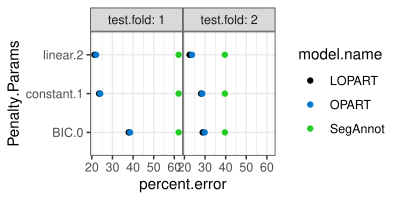

The script that saved this image:
source("packages.R")

err.dt <- data.table(
  csv=Sys.glob("figure-sequence-cv-data/*.csv")
)[, data.table::fread(
  csv,
  colClasses=list(character=5)
), by=csv]
err.dt[model.name=="LOPART" & set=="train", table(errors)]
err.dt[model.name=="LOPART" & set=="train" & 0<errors, .(
  csv, test.fold, set, penalty, fp, fn)]

fn.dt <- err.dt[set=="test", .(
  fn=possible.fn[1]
), by=.(sequenceID, test.fold)]

SegAnnot.compare <- err.dt[
  set=="test" & model.name=="LOPART",
  .SD[which.min(errors)],
  by=.(sequenceID, test.fold)]
## segannot always has FN = possible.fn and FP=0, so how often are we
## better on one or both axes?
SegAnnot.compare[, fewer.FN := possible.fn-fn]
SegAnnot.compare[, table(fp, fewer.FN)]
SegAnnot.compare[, table(fewer.FN>fp)]

SegAnnot.compare.counts <- SegAnnot.compare[, .(
  test.sets=.N
), by=.(fewer.FN, fp)]
SegAnnot.compare.counts[, .(
  test.sets=sum(test.sets)
), by=.(same = fp==fewer.FN)]
my.title <- ggtitle("Best penalty")
scale.fill <- scale_fill_gradient(
  "log10(seqs)",
  low="white",
  high="violet")
gg <- ggplot()+
  ##ggtitle("LOPART is more accurate than SegAnnot")+
  my.title+
  geom_abline(aes(
    slope=slope, intercept=intercept, color=test.errors),
    data=data.table(slope=1, intercept=0, test.errors="equal"))+
  scale_color_manual(values=c(equal="grey"), guide=FALSE)+
  geom_tile(aes(
    fewer.FN, fp, fill=log10(test.sets)),
    alpha=0.8,
    data=SegAnnot.compare.counts)+
  geom_text(aes(
    fewer.FN, fp, label=test.sets),
    data=SegAnnot.compare.counts)+
  scale.fill+
  coord_equal()+
  theme_bw()+
  scale_x_continuous(
    "Number of LOPART true positive labels
(SegAnnot always has true positives=0)")+
  scale_y_continuous(
    "Number of LOPART
false positive labels
(SegAnnot always has
false positives=0)")
pdf("figure-sequence-cv-SegAnnot.pdf", width=5, height=2.3)
print(gg)
dev.off()

total.dt <- dcast(
  data.table(data.frame(err.dt)),
  sequenceID + test.fold + model.name + penalty ~ set,
  value.var="errors")
total.dt[, train.test := test+train]
total.min <- total.dt[, .SD[
  which.min(train.test)], by=.(sequenceID, test.fold, model.name)]
total.min.wide <- dcast(
  total.min,
  sequenceID + test.fold ~ model.name,
  value.var=c("test", "train", "train.test"))
total.min.wide[, diff := train.test_OPART-train.test_LOPART]
total.min.wide[, .(
  prob.folds=.N
), keyby=.(diff)]
total.min.wide[diff<0]
total.min.wide[, train.test.diff := train.test_OPART - train.test_LOPART]
mytab <- function(dt, col.name){
  errors <- dt[, .(
    count=.N,
    percent=100*.N/nrow(dt)
  ), by=col.name]
  is.zero <- errors[[col.name]] == 0
  nonzero <- errors[!is.zero]
  sum.wide <- data.table(
    sum.count=sum(errors$count),
    zero.count=errors$count[is.zero],
    nonzero.count=sum(nonzero$count),
    nonzero.min=min(nonzero[[col.name]]),
    nonzero.max=max(nonzero[[col.name]]))
  sum.tall <- melt(sum.wide, measure.vars=names(sum.wide))
  sum.tall[grepl("count", variable), percent := 100*value/nrow(dt) ]
  list(
    errors=errors,
    summary=sum.tall)
}
mytab(total.min.wide, "train_OPART")

total.min.wide[, test.diff := test_OPART-test_LOPART]
mytab(total.min.wide, "test.diff")

train.test.counts <- total.min.wide[, .(
  splits=.N
), by=.(train_OPART, test.diff)]
gg <- ggplot()+
  ##ggtitle("LOPART is more accurate\nthan OPART")+
  my.title+
  geom_hline(yintercept=0, color="grey")+
  geom_vline(xintercept=0, color="grey")+
  geom_tile(aes(
    train_OPART, test.diff, fill=log10(splits)),
    alpha=0.8,
    data=train.test.counts)+
  geom_text(aes(
    train_OPART, test.diff, label=splits),
    data=train.test.counts)+
  scale.fill+
  coord_equal()+
  theme_bw()+
  scale_x_continuous(
    "OPART train label errors
(LOPART is always=0)")+
  scale_y_continuous(
    "Test label error difference
(OPART-LOPART)")
pdf("figure-sequence-cv-OPART.pdf", width=3, height=2.3)
print(gg)
dev.off()

err.dt[, log.penalty := log(penalty)]
err.dt[, min.log.lambda := log.penalty + c(
  -Inf, -diff(log.penalty)/2
), by=.(
  model.name, test.fold, set, sequenceID)]
err.dt[, max.log.lambda := c(
  min.log.lambda[-1], Inf
), by=.(
  model.name, test.fold, set, sequenceID)]
err.test <- err.dt[set=="test"]

err.train <- err.dt[set=="train" & model.name=="OPART"]

feature.dt <- data.table::fread(
  "data-for-LOPART-signals.csv.gz"
)[, .(
  log.log.data=log(log(.N))
), by=sequenceID]
feature.mat <- feature.dt[, matrix(
  log.log.data,
  ncol=1,
  dimnames=list(sequenceID=sequenceID, feature="log.log.data"))]

pred.dt <- err.train[, {
  best.penalty <- .SD[, .(
    train.errors=sum(errors)
  ), by=penalty][which.min(train.errors)]
  target.dt <- penaltyLearning::targetIntervals(.SD, "sequenceID")
  target.mat <- target.dt[
    rownames(feature.mat),
    cbind(min.log.lambda, max.log.lambda),
    on="sequenceID"]
  keep <- -Inf < target.mat[, 1] | target.mat[,2] < Inf
  fit <- penaltyLearning::IntervalRegressionUnregularized(
    feature.mat[keep, , drop=FALSE], target.mat[keep, ])
  print(fit)
  rbind(
    data.table(
      sequenceID=rownames(feature.mat),
      Penalty="constant",
      Parameters=1,
      pred.log.lambda=log(best.penalty$penalty)),
    data.table(
      sequenceID=rownames(feature.mat),
      Penalty="BIC",
      Parameters=0,
      pred.log.lambda=as.numeric(feature.mat)),
    data.table(
      sequenceID=rownames(feature.mat),
      Penalty="linear",
      Parameters=2,
      pred.log.lambda=as.numeric(fit$predict(feature.mat))))
}, by=test.fold]

auc.dt <- err.test[, {
  select.dt <- data.table(test.fold)
  pred.fold <- pred.dt[select.dt, on="test.fold"]
  model.dt <- .SD[order(sequenceID, min.log.lambda)]
  pred.fold[, {
    roc.list <- penaltyLearning::ROChange(
      model.dt,
      .SD[select.dt, on="test.fold"],
      problem.vars="sequenceID")
    with(roc.list, data.table(
      roc=list(roc), auc,
      thresholds[threshold=="predicted"]))
  }, by=.(Penalty, Parameters)]
}, by=.(test.fold, model.name)]

roc.dt <- auc.dt[, data.table(
  roc[[1]]
), by=.(test.fold, model.name, Penalty, Parameters)]
possible.dt <- unique(auc.dt[, .(
  test.fold, possible.fp, possible.fn)])
pred.point.dt <- rbind(
  auc.dt[model.name=="LOPART", data.table(
    FPR=0, TPR=0, fp=0, tp=0, auc=NA, labels,
    model.name="SegAnnot", test.fold, Penalty, Parameters
  )],
  auc.dt[, .(
    FPR, TPR, fp, tp, auc, labels,
    model.name, test.fold, Penalty, Parameters
  )]
)[possible.dt, on=.(test.fold)]
algo.colors <- c(
  OPART="#0077CC",
  LOPART="black",
  SegAnnot="#22CC22")
gg <- ggplot()+
  theme_bw()+
  scale_color_manual(values=algo.colors)+
  scale_size_manual(values=c(
    LOPART=1.5,
    OPART=1))+
  directlabels::geom_dl(aes(
    FPR, TPR,
    color=model.name,
    label=paste0(model.name, ifelse(is.na(auc), "", sprintf(
      " AUC=%.3f", auc
    )))),
    method=list(
      cex=0.8,
      directlabels::polygon.method(
        "right",
        offset.cm=0.5,
        padding.cm=0.05)),
    data=pred.point.dt)+
  geom_path(aes(
    FPR, TPR,
    color=model.name,
    size=model.name,
    group=paste(model.name, test.fold)),
    data=roc.dt)+
  geom_point(aes(
    FPR, TPR,
    color=model.name),
    size=3,
    shape=21,
    fill="white",
    data=pred.point.dt)+
  theme(
    panel.spacing=grid::unit(0, "lines"),
    legend.position="none"
  )+
  facet_grid(test.fold ~ Penalty + Parameters, labeller=label_both)+
  coord_equal()+
  scale_x_continuous(
    "False Positive Rate (test set labels)",
    breaks=c(0, 0.5, 1),
    labels=c("0", "0.5", "1"))+
  scale_y_continuous(
    "True Positive Rate (test set labels)",
    breaks=c(0, 0.5, 1),
    labels=c("0", "0.5", "1"))
##print(gg)
expansion <- 2.5
pdf("figure-sequence-cv-roc.pdf", width=3*expansion, height=2*expansion)
print(gg)
dev.off()

auc.wide <- dcast(
  auc.dt,
  test.fold + Parameters + Penalty ~ model.name,
  value.var = "auc")
auc.wide[, diff := OPART-LOPART]
auc.wide

pred.point.dt[, fn := possible.fn-tp ]
pred.point.dt[, errors := fn + fp ]
pred.point.dt[, percent.error := 100*errors/labels]
pred.point.dt[, Penalty.Params := paste0(Penalty, ".", Parameters)]
gg <- ggplot()+
  theme_bw()+
  theme(panel.spacing=grid::unit(0, "lines"))+
  geom_point(aes(
    percent.error, Penalty.Params, color=model.name),
    data=pred.point.dt)+
  facet_grid(. ~ test.fold, labeller=label_both)+
  scale_color_manual(values=algo.colors)

pred.point.dt[, percent.accuracy := 100-percent.error]
pred.point.vars <- melt(
  pred.point.dt,
  measure.vars=c("percent.accuracy", "auc"))
ggplot()+
  theme_bw()+
  theme(panel.spacing=grid::unit(0, "lines"))+
  geom_point(aes(
    value, Penalty.Params, color=model.name),
    data=pred.point.vars)+
  facet_grid(test.fold ~ variable, labeller=label_both, scales="free")+
  scale_color_manual(values=algo.colors)

ggplot()+
  theme_bw()+
  theme(panel.spacing=grid::unit(0, "lines"))+
  geom_point(aes(
    value, Penalty.Params, color=model.name),
    data=pred.point.vars)+
  facet_grid(. ~ variable + test.fold, labeller=label_both, scales="free")+
  scale_color_manual(values=algo.colors)

pred.point.wide <- dcast(
  pred.point.dt,
  test.fold + Penalty.Params ~ model.name,
  value.var="percent.error")
pred.point.tall <- melt(
  pred.point.wide,
  measure.vars=c("OPART", "SegAnnot"),
  variable.name="competitor",
  value.name="percent.error")

ggplot()+
  theme_bw()+
  theme(panel.spacing=grid::unit(0, "lines"))+
  facet_grid(. ~ competitor)+
  geom_abline(aes(
    slope=slope, intercept=intercept),
    color="grey",
    data=data.table(slope=1, intercept=0))+
  geom_point(aes(
    LOPART, percent.error, color=Penalty.Params),
    data=pred.point.tall)+
  coord_equal()

pdf("figure-sequence-cv.pdf", width=4, height=2)
print(gg)
dev.off()
